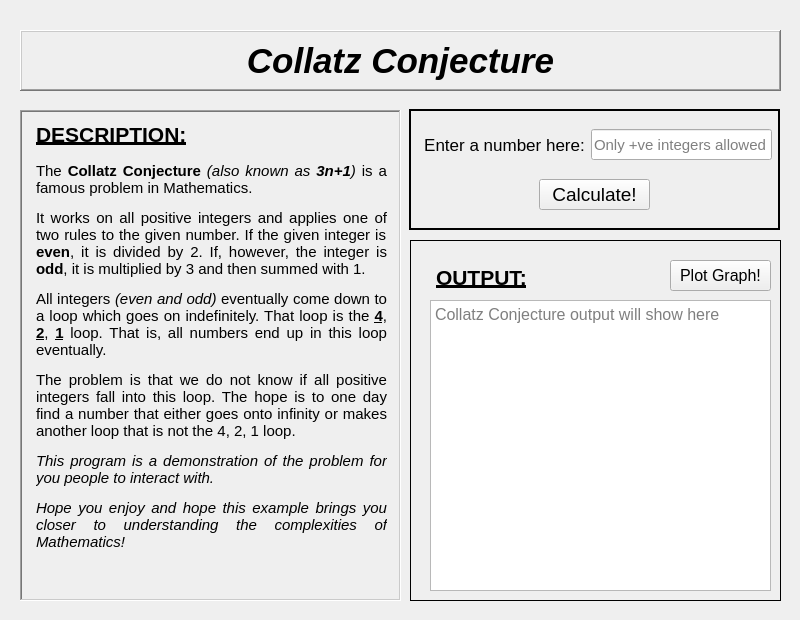
<?xml version="1.0" encoding="UTF-8"?>
<ui version="4.0">
 <class>MainWindow</class>
 <widget class="QMainWindow" name="MainWindow">
  <property name="geometry">
   <rect>
    <x>0</x>
    <y>0</y>
    <width>800</width>
    <height>620</height>
   </rect>
  </property>
  <property name="windowTitle">
   <string>Collatz Conjecture Calculator</string>
  </property>
  <widget class="QWidget" name="centralwidget">
   <widget class="QLabel" name="label">
    <property name="geometry">
     <rect>
      <x>20</x>
      <y>30</y>
      <width>761</width>
      <height>61</height>
     </rect>
    </property>
    <property name="font">
     <font>
      <pointsize>26</pointsize>
      <weight>75</weight>
      <italic>true</italic>
      <bold>true</bold>
     </font>
    </property>
    <property name="frameShape">
     <enum>QFrame::WinPanel</enum>
    </property>
    <property name="frameShadow">
     <enum>QFrame::Raised</enum>
    </property>
    <property name="text">
     <string>Collatz Conjecture</string>
    </property>
    <property name="alignment">
     <set>Qt::AlignCenter</set>
    </property>
   </widget>
   <widget class="QFrame" name="frame">
    <property name="geometry">
     <rect>
      <x>20</x>
      <y>110</y>
      <width>381</width>
      <height>491</height>
     </rect>
    </property>
    <property name="frameShape">
     <enum>QFrame::WinPanel</enum>
    </property>
    <property name="frameShadow">
     <enum>QFrame::Sunken</enum>
    </property>
    <property name="lineWidth">
     <number>1</number>
    </property>
    <widget class="QLabel" name="label_2">
     <property name="geometry">
      <rect>
       <x>16</x>
       <y>12</y>
       <width>351</width>
       <height>31</height>
      </rect>
     </property>
     <property name="font">
      <font>
       <pointsize>16</pointsize>
       <weight>75</weight>
       <bold>true</bold>
       <underline>true</underline>
      </font>
     </property>
     <property name="text">
      <string>DESCRIPTION:</string>
     </property>
     <property name="alignment">
      <set>Qt::AlignLeading|Qt::AlignLeft|Qt::AlignTop</set>
     </property>
    </widget>
    <widget class="QLabel" name="label_3">
     <property name="geometry">
      <rect>
       <x>16</x>
       <y>52</y>
       <width>351</width>
       <height>441</height>
      </rect>
     </property>
     <property name="font">
      <font>
       <pointsize>11</pointsize>
       <weight>50</weight>
       <bold>false</bold>
      </font>
     </property>
     <property name="text">
      <string>&lt;html&gt;&lt;head/&gt;&lt;body&gt;&lt;p align=&quot;justify&quot;&gt;The &lt;span style=&quot; font-weight:600;&quot;&gt;Collatz Conjecture &lt;/span&gt;&lt;span style=&quot; font-style:italic;&quot;&gt;(also known as &lt;/span&gt;&lt;span style=&quot; font-weight:600; font-style:italic;&quot;&gt;3n+1&lt;/span&gt;&lt;span style=&quot; font-style:italic;&quot;&gt;)&lt;/span&gt; is a famous problem in Mathematics.&lt;/p&gt;&lt;p align=&quot;justify&quot;&gt;It works on all positive integers and applies one of two rules to the given number. If the given integer is &lt;span style=&quot; font-weight:600;&quot;&gt;even&lt;/span&gt;, it is divided by 2. If, however, the integer is &lt;span style=&quot; font-weight:600;&quot;&gt;odd&lt;/span&gt;, it is multiplied by 3 and then summed with 1.&lt;/p&gt;&lt;p align=&quot;justify&quot;&gt;All integers &lt;span style=&quot; font-style:italic;&quot;&gt;(even and odd)&lt;/span&gt; eventually come down to a loop which goes on indefinitely. That loop is the &lt;span style=&quot; font-weight:600; text-decoration: underline;&quot;&gt;4&lt;/span&gt;, &lt;span style=&quot; font-weight:600; text-decoration: underline;&quot;&gt;2&lt;/span&gt;, &lt;span style=&quot; font-weight:600; text-decoration: underline;&quot;&gt;1&lt;/span&gt; loop. That is, all numbers end up in this loop eventually.&lt;/p&gt;&lt;p align=&quot;justify&quot;&gt;The problem is that we do not know if all positive integers fall into this loop. The hope is to one day find a number that either goes onto infinity or makes another loop that is not the 4, 2, 1 loop.&lt;/p&gt;&lt;p align=&quot;justify&quot;&gt;&lt;span style=&quot; font-style:italic;&quot;&gt;This program is a demonstration of the problem for you people to interact with.&lt;/span&gt;&lt;/p&gt;&lt;p align=&quot;justify&quot;&gt;&lt;span style=&quot; font-style:italic;&quot;&gt;Hope you enjoy and hope this example brings you closer to understanding the complexities of Mathematics!&lt;/span&gt;&lt;/p&gt;&lt;/body&gt;&lt;/html&gt;</string>
     </property>
     <property name="alignment">
      <set>Qt::AlignLeading|Qt::AlignLeft|Qt::AlignTop</set>
     </property>
     <property name="wordWrap">
      <bool>true</bool>
     </property>
    </widget>
   </widget>
   <widget class="QFrame" name="frame_2">
    <property name="geometry">
     <rect>
      <x>409</x>
      <y>109</y>
      <width>371</width>
      <height>121</height>
     </rect>
    </property>
    <property name="frameShape">
     <enum>QFrame::WinPanel</enum>
    </property>
    <property name="frameShadow">
     <enum>QFrame::Plain</enum>
    </property>
    <widget class="QLabel" name="label_4">
     <property name="geometry">
      <rect>
       <x>10</x>
       <y>10</y>
       <width>171</width>
       <height>51</height>
      </rect>
     </property>
     <property name="font">
      <font>
       <pointsize>13</pointsize>
       <italic>false</italic>
      </font>
     </property>
     <property name="text">
      <string>Enter a number here:</string>
     </property>
     <property name="alignment">
      <set>Qt::AlignCenter</set>
     </property>
    </widget>
    <widget class="QLineEdit" name="txt_box">
     <property name="geometry">
      <rect>
       <x>182</x>
       <y>20</y>
       <width>181</width>
       <height>31</height>
      </rect>
     </property>
     <property name="font">
      <font>
       <pointsize>11</pointsize>
      </font>
     </property>
     <property name="text">
      <string/>
     </property>
     <property name="maxLength">
      <number>1000000000</number>
     </property>
     <property name="placeholderText">
      <string>Only +ve integers allowed</string>
     </property>
    </widget>
    <widget class="QPushButton" name="button">
     <property name="geometry">
      <rect>
       <x>130</x>
       <y>70</y>
       <width>111</width>
       <height>31</height>
      </rect>
     </property>
     <property name="font">
      <font>
       <pointsize>14</pointsize>
      </font>
     </property>
     <property name="text">
      <string>Calculate!</string>
     </property>
    </widget>
   </widget>
   <widget class="QFrame" name="frame_3">
    <property name="geometry">
     <rect>
      <x>410</x>
      <y>240</y>
      <width>371</width>
      <height>361</height>
     </rect>
    </property>
    <property name="frameShape">
     <enum>QFrame::Box</enum>
    </property>
    <property name="frameShadow">
     <enum>QFrame::Plain</enum>
    </property>
    <widget class="QLabel" name="label_5">
     <property name="geometry">
      <rect>
       <x>26</x>
       <y>22</y>
       <width>101</width>
       <height>31</height>
      </rect>
     </property>
     <property name="font">
      <font>
       <pointsize>16</pointsize>
       <weight>75</weight>
       <bold>true</bold>
       <underline>true</underline>
      </font>
     </property>
     <property name="text">
      <string>OUTPUT:</string>
     </property>
     <property name="alignment">
      <set>Qt::AlignLeading|Qt::AlignLeft|Qt::AlignVCenter</set>
     </property>
    </widget>
    <widget class="QPushButton" name="button_graph">
     <property name="geometry">
      <rect>
       <x>260</x>
       <y>20</y>
       <width>101</width>
       <height>31</height>
      </rect>
     </property>
     <property name="font">
      <font>
       <pointsize>12</pointsize>
      </font>
     </property>
     <property name="text">
      <string>Plot Graph!</string>
     </property>
    </widget>
    <widget class="QTextEdit" name="out_text">
     <property name="geometry">
      <rect>
       <x>20</x>
       <y>60</y>
       <width>341</width>
       <height>291</height>
      </rect>
     </property>
     <property name="font">
      <font>
       <pointsize>12</pointsize>
      </font>
     </property>
     <property name="readOnly">
      <bool>true</bool>
     </property>
     <property name="placeholderText">
      <string>Collatz Conjecture output will show here</string>
     </property>
    </widget>
   </widget>
  </widget>
 </widget>
 <tabstops>
  <tabstop>txt_box</tabstop>
  <tabstop>button</tabstop>
  <tabstop>button_graph</tabstop>
 </tabstops>
 <resources/>
 <connections>
  <connection>
   <sender>txt_box</sender>
   <signal>returnPressed()</signal>
   <receiver>button</receiver>
   <slot>click()</slot>
   <hints>
    <hint type="sourcelabel">
     <x>728</x>
     <y>156</y>
    </hint>
    <hint type="destinationlabel">
     <x>631</x>
     <y>196</y>
    </hint>
   </hints>
  </connection>
 </connections>
</ui>
